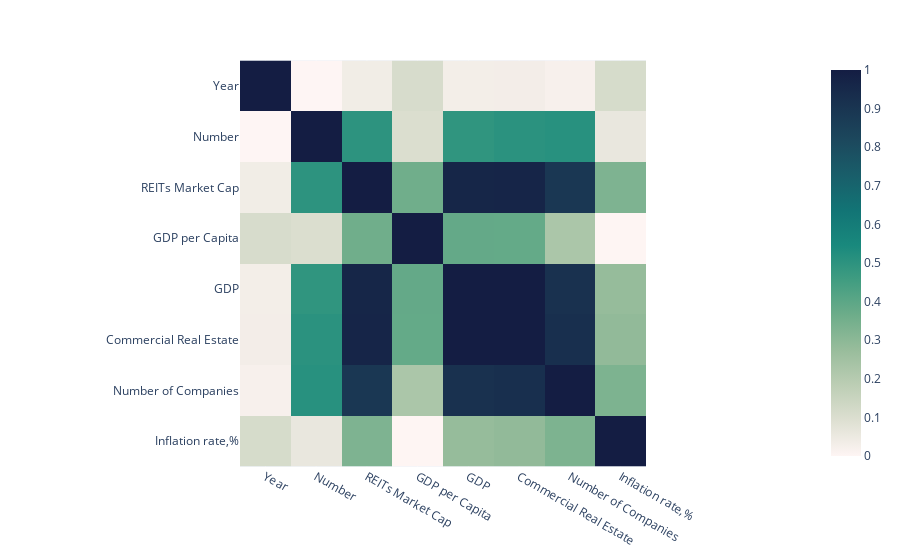

Here is the notebook cell this chart was saved with:
### Code cell
fig = px.imshow(df.corr(numeric_only=True).abs(), color_continuous_scale='tempo')
fig.show()

### Figure 1 — Plotly figure (JSON) as saved in the notebook; plotly's stock layout.template omitted (floating-point values rounded to 4 significant figures)
{"data": [{"coloraxis": "coloraxis", "hovertemplate": "x: %{x}<br>y: %{y}<br>color: %{z}<extra></extra>", "name": "0", "type": "heatmap", "x": ["Year", "Number", "REITs Market Cap", "GDP per Capita", "GDP", "Commercial Real Estate", "Number of Companies", "Inflation rate,%"], "xaxis": "x", "y": ["Year", "Number", "REITs Market Cap", "GDP per Capita", "GDP", "Commercial Real Estate", "Number of Companies", "Inflation rate,%"], "yaxis": "y", "z": [[1, 9.548e-14, 0.03623, 0.1111, 0.03185, 0.03267, 0.02083, 0.1116], [9.548e-14, 1, 0.5004, 0.1003, 0.4927, 0.5042, 0.5103, 0.06015], [0.03623, 0.5004, 1, 0.36, 0.9643, 0.9652, 0.8913, 0.3301], [0.1111, 0.1003, 0.36, 1, 0.3847, 0.3834, 0.2273, 0.001384], [0.03185, 0.4927, 0.9643, 0.3847, 1, 0.9986, 0.9173, 0.2797], [0.03267, 0.5042, 0.9652, 0.3834, 0.9986, 1, 0.9253, 0.287], [0.02083, 0.5103, 0.8913, 0.2273, 0.9173, 0.9253, 1, 0.332], [0.1116, 0.06015, 0.3301, 0.001384, 0.2797, 0.287, 0.332, 1]]}], "layout": {"coloraxis": {"colorscale": [[0, "rgb(254, 245, 244)"], [0.09091, "rgb(222, 224, 210)"], [0.1818, "rgb(189, 206, 181)"], [0.2727, "rgb(153, 189, 156)"], [0.3636, "rgb(110, 173, 138)"], [0.4545, "rgb(65, 157, 129)"], [0.5455, "rgb(25, 137, 125)"], [0.6364, "rgb(18, 116, 117)"], [0.7273, "rgb(25, 94, 106)"], [0.8182, "rgb(28, 72, 93)"], [0.9091, "rgb(25, 51, 80)"], [1, "rgb(20, 29, 67)"]]}, "margin": {"t": 60}, "xaxis": {"anchor": "y", "constrain": "domain", "domain": [0, 1], "scaleanchor": "y"}, "yaxis": {"anchor": "x", "autorange": "reversed", "constrain": "domain", "domain": [0, 1]}}}
